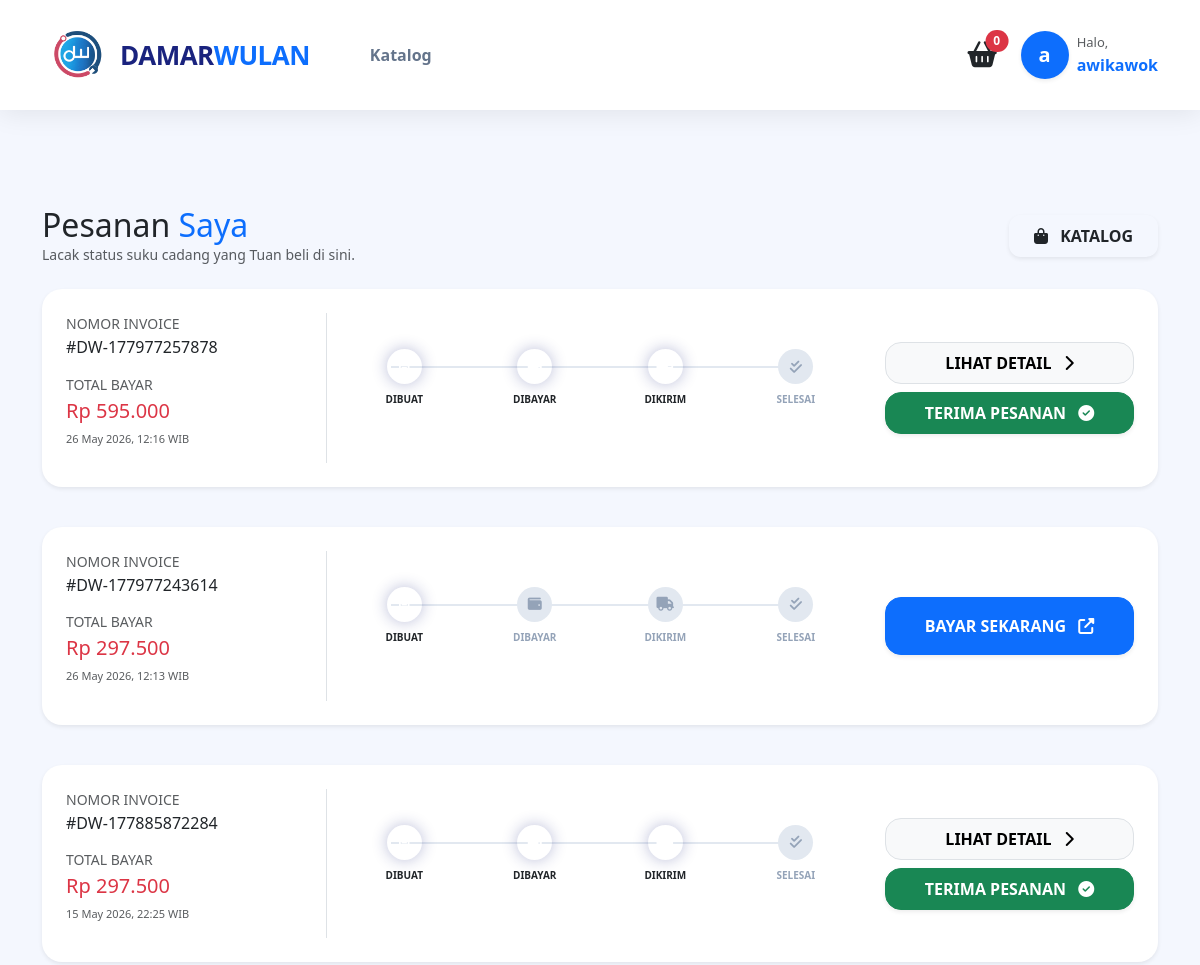
The page /riwayat.php (signed in, upper part) on the database as committed earlier.
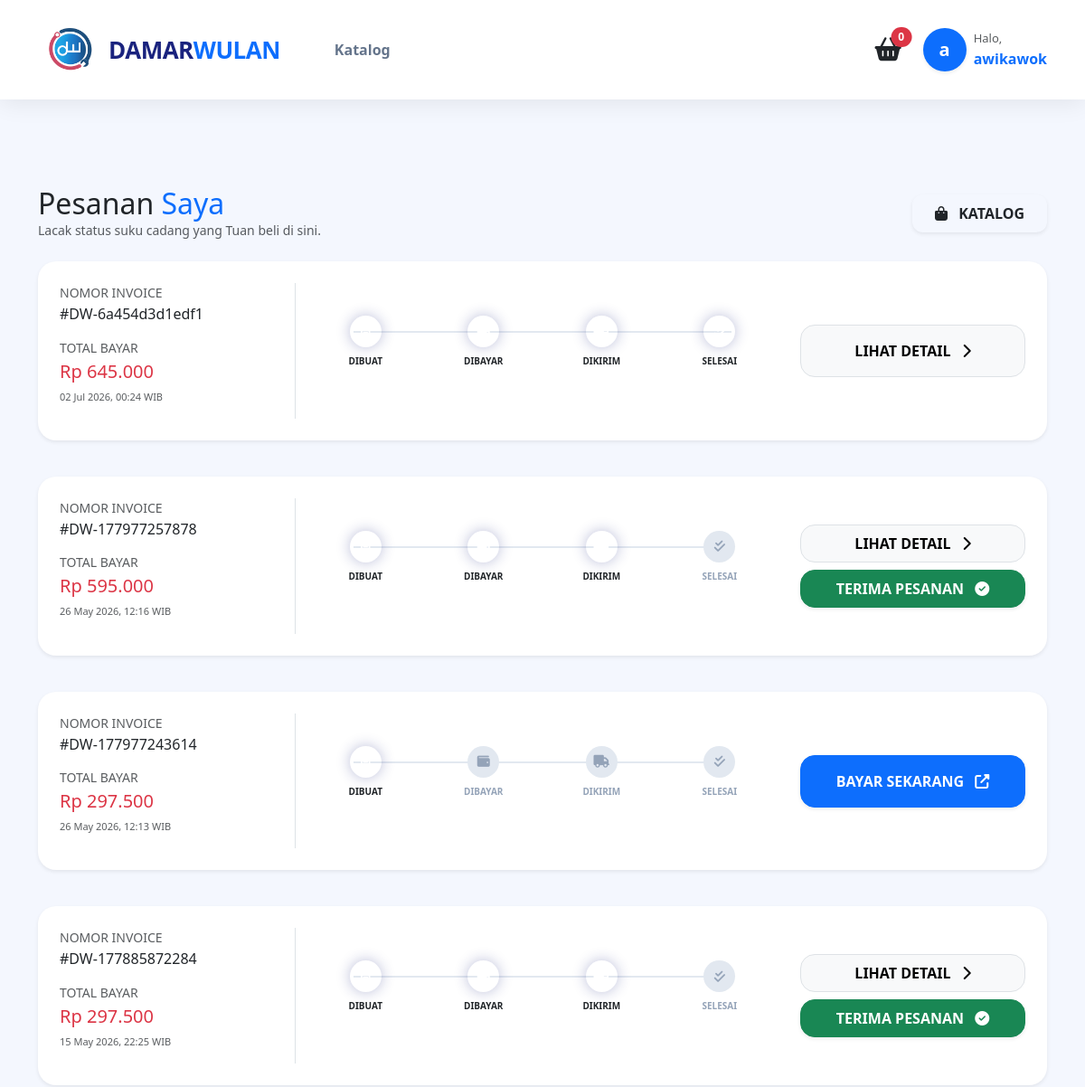
The same page on the database as committed later.
### tables this page shows
CREATE TABLE `transaksi` (
  `id_transaksi` varchar(50) NOT NULL,
  `id_pengguna` int(11) NOT NULL,
  `id_area` int(11) DEFAULT NULL,
  `tgl_transaksi` datetime NOT NULL,
  `total_bayar` decimal(10,2) NOT NULL,
  `ongkir` decimal(10,2) NOT NULL DEFAULT 0.00,
  `status_transaksi` enum('pending','dibayar','dikirim','selesai','dibatalkan') DEFAULT 'pending',
  `metode_bayar` varchar(50) DEFAULT NULL,
  `alamat_pengiriman` text DEFAULT NULL,
  `catatan` text DEFAULT NULL,
  `nomor_resi` varchar(50) DEFAULT NULL,
  `xendit_invoice_url` varchar(255) DEFAULT NULL
);

### riwayat.php (the view, shortened to what the changed rows need)
<?php
require 'config/koneksi.php';
include 'includes/header.php';
$id_user = $_SESSION['id_pengguna'];
?>
<div class="container py-5 mt-5">
    <div class="d-flex justify-content-between align-items-center mb-4 animate__animated animate__fadeIn">
        <div>
            <h2 class="fw-800 text-navy mb-0">Pesanan <span class="text-primary">Saya</span></h2>
        </div>
    </div>
    <div class="row g-4">
        <?php
        $sql = "SELECT * FROM transaksi WHERE id_pengguna = '$id_user' ORDER BY tgl_transaksi DESC";
        $query = mysqli_query($conn, $sql);
        if (mysqli_num_rows($query) > 0):
            while ($row = mysqli_fetch_assoc($query)):
                $status = $row['status_transaksi'];
        ?>
                <div class="col-md-12 animate__animated animate__fadeInUp">
                    <div class="card order-card shadow-sm p-4 mb-3">
                        <div class="row align-items-center">
                            <div class="col-lg-3 border-end mb-3 mb-lg-0">
                                <small class="text-muted d-block mb-1">NOMOR INVOICE</small>
                                <h6 class="fw-800 text-navy mb-3">#<?= $row['id_transaksi']; ?></h6>
                                <small class="text-muted d-block mb-1">TOTAL BAYAR</small>
                                <h5 class="fw-800 text-danger">Rp <?= number_format($row['total_bayar'], 0, ',', '.'); ?></h5>
                                <p class="text-muted" style="font-size: 11px;"><?= date('d M Y, H:i', strtotime($row['tgl_transaksi'])); ?> WIB</p>
                            </div>
                            <div class="col-lg-6 mb-3 mb-lg-0">
                                <div class="status-tracker">
                                    <div class="status-line"></div>
                                    <div class="status-step <?= ($status == 'pending' || $status == 'dibayar' || $status == 'dikirim' || $status == 'selesai') ? 'step-active' : ''; ?>">
                                        <div class="step-icon"><i class="fas fa-file-invoice"></i></div>
                                        <div class="step-text">Dibuat</div>
                                    </div>
                                    <div class="status-step <?= ($status == 'dibayar' || $status == 'dikirim' || $status == 'selesai') ? 'step-active' : ''; ?>">
                                        <div class="step-icon"><i class="fas fa-wallet"></i></div>
                                        <div class="step-text">Dibayar</div>
                                    </div>
                                    <div class="status-step <?= ($status == 'dikirim' || $status == 'selesai') ? 'step-active' : ''; ?>">
                                        <div class="step-icon"><i class="fas fa-truck"></i></div>
                                        <div class="step-text">Dikirim</div>
                                    </div>
                                    <div class="status-step <?= ($status == 'selesai') ? 'step-active' : ''; ?>">
                                        <div class="step-icon"><i class="fas fa-check-double"></i></div>
                                        <div class="step-text">Selesai</div>
                                    </div>
                                </div>
                            </div>
                            <div class="col-lg-3 text-lg-end">
                                <?php if ($status == 'pending'): ?>
                                    <a href="<?= $row['xendit_invoice_url']; ?>" target="_blank" class="btn btn-primary w-100 py-3 fw-bold rounded-4 shadow-sm">
                                        BAYAR SEKARANG <i class="fas fa-external-link-alt ms-2"></i>
                                    </a>
                                <?php elseif ($status == 'dikirim'): ?>
                                    <a href="detail_pesanan.php?id=<?= $row['id_transaksi']; ?>" class="btn btn-light border w-100 py-2 fw-bold rounded-4 mb-2">
                                        LIHAT DETAIL <i class="fas fa-chevron-right ms-2"></i>
                                    </a>
                                    <button type="button" class="btn btn-success w-100 py-2 fw-bold rounded-4 shadow-sm btn-terima-pesanan" data-id="<?= $row['id_transaksi']; ?>">
                                        TERIMA PESANAN <i class="fas fa-check-circle ms-2"></i>
                                    </button>
                                <?php else: ?>
                                    <a href="detail_pesanan.php?id=<?= $row['id_transaksi']; ?>" class="btn btn-light border w-100 py-3 fw-bold rounded-4">
                                        LIHAT DETAIL <i class="fas fa-chevron-right ms-2"></i>
                                    </a>
                                <?php endif; ?>
                            </div>
                        </div>
                    </div>
                </div>
            <?php
            endwhile;
        endif; ?>
    </div>
</div>
<?php include 'includes/footer.php'; ?>

Rows that differ between the two databases and show on the page:
added transaksi: id_transaksi "DW-6a454d3d1edf1", total_bayar "645.000", tgl_transaksi "02 Jul 2026, 00:24", status_transaksi "selesai" (drawn)
